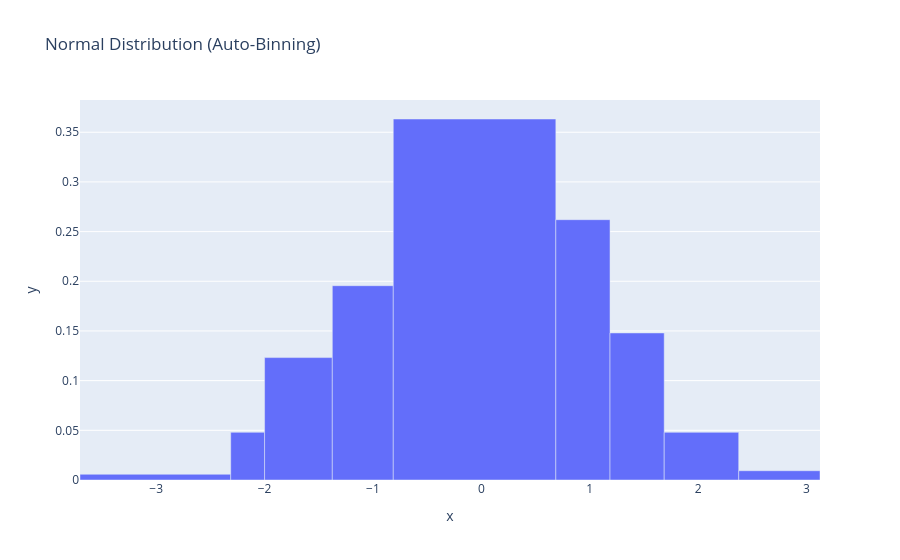

Here is the notebook cell this chart was saved with:
### Code cell
# Generate normal distribution data
data = np.random.normal(0, 1, 1000)

# Create histogram with automatic optimal binning
fig = histogram(x=data, title="Normal Distribution (Auto-Binning)")
fig.show()

### Figure 1 — Plotly figure (JSON) as saved in the notebook; plotly's stock layout.template omitted (floating-point values rounded to 4 significant figures)
{"data": [{"alignmentgroup": "True", "hovertemplate": "x=%{x}<br>y=%{y}<extra></extra>", "legendgroup": "", "marker": {"color": "#636efa", "pattern": {"shape": ""}}, "name": "", "offsetgroup": "", "orientation": "v", "showlegend": false, "type": "bar", "width": [1.391, 0.3125, 0.625, 0.5625, 1.5, 0.5, 0.5, 0.6875, 0.75], "x": [-3.008, -2.156, -1.688, -1.094, -0.0625, 0.9375, 1.438, 2.031, 2.75], "xaxis": "x", "y": [0.005753, 0.048, 0.1232, 0.1956, 0.3633, 0.262, 0.148, 0.048, 0.009333], "yaxis": "y"}], "layout": {"legend": {"tracegroupgap": 0}, "title": {"text": "Normal Distribution (Auto-Binning)"}, "xaxis": {"anchor": "y", "domain": [0, 1], "title": {"text": "x"}}, "yaxis": {"anchor": "x", "domain": [0, 1], "title": {"text": "y"}}}}
